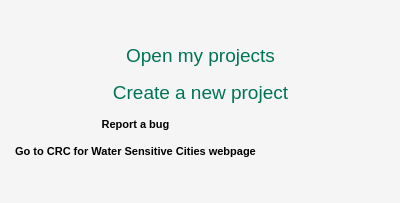
<?xml version="1.0" encoding="UTF-8"?>
<ui version="4.0">
 <class>StartupDialog</class>
 <widget class="QDialog" name="StartupDialog">
  <property name="geometry">
   <rect>
    <x>0</x>
    <y>0</y>
    <width>400</width>
    <height>203</height>
   </rect>
  </property>
  <property name="palette">
   <palette>
    <active>
     <colorrole role="Base">
      <brush brushstyle="SolidPattern">
       <color alpha="255">
        <red>255</red>
        <green>255</green>
        <blue>255</blue>
       </color>
      </brush>
     </colorrole>
     <colorrole role="Window">
      <brush brushstyle="SolidPattern">
       <color alpha="255">
        <red>245</red>
        <green>245</green>
        <blue>245</blue>
       </color>
      </brush>
     </colorrole>
     <colorrole role="ToolTipBase">
      <brush brushstyle="SolidPattern">
       <color alpha="255">
        <red>206</red>
        <green>206</green>
        <blue>206</blue>
       </color>
      </brush>
     </colorrole>
    </active>
    <inactive>
     <colorrole role="Base">
      <brush brushstyle="SolidPattern">
       <color alpha="255">
        <red>255</red>
        <green>255</green>
        <blue>255</blue>
       </color>
      </brush>
     </colorrole>
     <colorrole role="Window">
      <brush brushstyle="SolidPattern">
       <color alpha="255">
        <red>245</red>
        <green>245</green>
        <blue>245</blue>
       </color>
      </brush>
     </colorrole>
     <colorrole role="ToolTipBase">
      <brush brushstyle="SolidPattern">
       <color alpha="255">
        <red>206</red>
        <green>206</green>
        <blue>206</blue>
       </color>
      </brush>
     </colorrole>
    </inactive>
    <disabled>
     <colorrole role="Base">
      <brush brushstyle="SolidPattern">
       <color alpha="255">
        <red>245</red>
        <green>245</green>
        <blue>245</blue>
       </color>
      </brush>
     </colorrole>
     <colorrole role="Window">
      <brush brushstyle="SolidPattern">
       <color alpha="255">
        <red>245</red>
        <green>245</green>
        <blue>245</blue>
       </color>
      </brush>
     </colorrole>
     <colorrole role="ToolTipBase">
      <brush brushstyle="SolidPattern">
       <color alpha="255">
        <red>206</red>
        <green>206</green>
        <blue>206</blue>
       </color>
      </brush>
     </colorrole>
    </disabled>
   </palette>
  </property>
  <property name="windowTitle">
   <string>Project</string>
  </property>
  <layout class="QVBoxLayout" name="verticalLayout_3">
   <item>
    <spacer name="verticalSpacer_2">
     <property name="orientation">
      <enum>Qt::Vertical</enum>
     </property>
     <property name="sizeHint" stdset="0">
      <size>
       <width>20</width>
       <height>40</height>
      </size>
     </property>
    </spacer>
   </item>
   <item>
    <layout class="QHBoxLayout" name="horizontalLayout_2">
     <item>
      <spacer name="horizontalSpacer">
       <property name="orientation">
        <enum>Qt::Horizontal</enum>
       </property>
       <property name="sizeHint" stdset="0">
        <size>
         <width>40</width>
         <height>20</height>
        </size>
       </property>
      </spacer>
     </item>
     <item>
      <layout class="QVBoxLayout" name="verticalLayout">
       <item>
        <widget class="QPushButton" name="pb_open">
         <property name="palette">
          <palette>
           <active>
            <colorrole role="ButtonText">
             <brush brushstyle="SolidPattern">
              <color alpha="255">
               <red>0</red>
               <green>116</green>
               <blue>85</blue>
              </color>
             </brush>
            </colorrole>
           </active>
           <inactive>
            <colorrole role="ButtonText">
             <brush brushstyle="SolidPattern">
              <color alpha="255">
               <red>0</red>
               <green>116</green>
               <blue>85</blue>
              </color>
             </brush>
            </colorrole>
           </inactive>
           <disabled>
            <colorrole role="ButtonText">
             <brush brushstyle="SolidPattern">
              <color alpha="255">
               <red>120</red>
               <green>120</green>
               <blue>120</blue>
              </color>
             </brush>
            </colorrole>
           </disabled>
          </palette>
         </property>
         <property name="font">
          <font>
           <pointsize>14</pointsize>
          </font>
         </property>
         <property name="text">
          <string>Open my projects</string>
         </property>
         <property name="icon">
          <iconset resource="../dynamind-modelbuilder/icons.qrc">
           <normaloff>:/Icons/ressources/document-open.png</normaloff>:/Icons/ressources/document-open.png</iconset>
         </property>
         <property name="flat">
          <bool>true</bool>
         </property>
        </widget>
       </item>
       <item>
        <widget class="QPushButton" name="pb_new">
         <property name="palette">
          <palette>
           <active>
            <colorrole role="ButtonText">
             <brush brushstyle="SolidPattern">
              <color alpha="255">
               <red>0</red>
               <green>116</green>
               <blue>85</blue>
              </color>
             </brush>
            </colorrole>
           </active>
           <inactive>
            <colorrole role="ButtonText">
             <brush brushstyle="SolidPattern">
              <color alpha="255">
               <red>0</red>
               <green>116</green>
               <blue>85</blue>
              </color>
             </brush>
            </colorrole>
           </inactive>
           <disabled>
            <colorrole role="ButtonText">
             <brush brushstyle="SolidPattern">
              <color alpha="255">
               <red>120</red>
               <green>120</green>
               <blue>120</blue>
              </color>
             </brush>
            </colorrole>
           </disabled>
          </palette>
         </property>
         <property name="font">
          <font>
           <pointsize>14</pointsize>
          </font>
         </property>
         <property name="text">
          <string>Create a new project</string>
         </property>
         <property name="icon">
          <iconset resource="../dynamind-modelbuilder/icons.qrc">
           <normaloff>:/Icons/ressources/document-new.png</normaloff>:/Icons/ressources/document-new.png</iconset>
         </property>
         <property name="flat">
          <bool>true</bool>
         </property>
        </widget>
       </item>
      </layout>
     </item>
     <item>
      <spacer name="horizontalSpacer_2">
       <property name="orientation">
        <enum>Qt::Horizontal</enum>
       </property>
       <property name="sizeHint" stdset="0">
        <size>
         <width>40</width>
         <height>20</height>
        </size>
       </property>
      </spacer>
     </item>
    </layout>
   </item>
   <item>
    <spacer name="verticalSpacer">
     <property name="orientation">
      <enum>Qt::Vertical</enum>
     </property>
     <property name="sizeHint" stdset="0">
      <size>
       <width>20</width>
       <height>10</height>
      </size>
     </property>
    </spacer>
   </item>
   <item>
    <layout class="QHBoxLayout" name="horizontalLayout">
     <item>
      <layout class="QVBoxLayout" name="verticalLayout_2">
       <item>
        <widget class="QPushButton" name="pb_bug">
         <property name="font">
          <font>
           <pointsize>8</pointsize>
           <weight>75</weight>
           <bold>true</bold>
          </font>
         </property>
         <property name="text">
          <string>Report a bug</string>
         </property>
         <property name="flat">
          <bool>true</bool>
         </property>
        </widget>
       </item>
       <item>
        <widget class="QPushButton" name="pb_web">
         <property name="font">
          <font>
           <pointsize>8</pointsize>
           <weight>75</weight>
           <bold>true</bold>
          </font>
         </property>
         <property name="text">
          <string>Go to CRC for Water Sensitive Cities webpage</string>
         </property>
         <property name="flat">
          <bool>true</bool>
         </property>
        </widget>
       </item>
      </layout>
     </item>
     <item>
      <spacer name="horizontalSpacer_3">
       <property name="orientation">
        <enum>Qt::Horizontal</enum>
       </property>
       <property name="sizeHint" stdset="0">
        <size>
         <width>40</width>
         <height>20</height>
        </size>
       </property>
      </spacer>
     </item>
    </layout>
   </item>
   <item>
    <spacer name="verticalSpacer_3">
     <property name="orientation">
      <enum>Qt::Vertical</enum>
     </property>
     <property name="sizeHint" stdset="0">
      <size>
       <width>20</width>
       <height>40</height>
      </size>
     </property>
    </spacer>
   </item>
  </layout>
 </widget>
 <resources>
  <include location="../dynamind-modelbuilder/icons.qrc"/>
 </resources>
 <connections/>
</ui>
